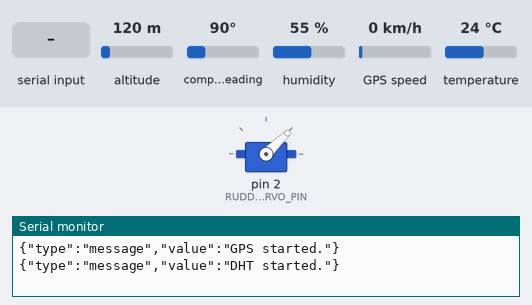
The program below on a simulated Arduino Nano, built with avr-gcc and run on an emulated ATmega328P. On the bench: servo, the last lines printed to the serial monitor. The test bench sets the inputs (shaded band); at power-on: altitude 120 m, compass heading 90°, humidity 55 %, GPS speed 0 km/h, temperature 24 °C. The GPS gets a fix after 3 s at 37.7749, -122.4194 with 8 satellites.

Above: at 0.2 s.
At 2.6 s:
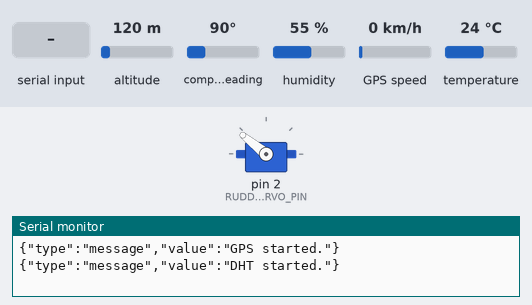
At 5.0 s:
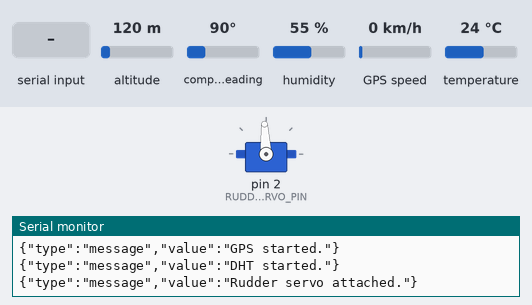
5.1 s: "rudder_absolute\n" received over Serial
Timing chart, 0 to 8.1 s (numbered marks = the images above; inputs shaded):
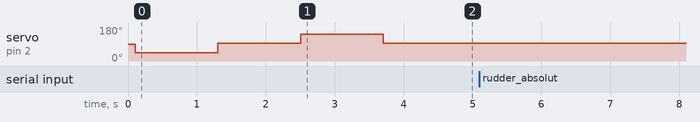

The program:

main.cpp
```cpp
#include <Arduino.h>
#include "ArduinoJson.h"
#include "DHT.h"
#include "ServoTimer2.h"
#include "AltSoftSerial.h"
#include "TinyGPS++.h"

#define DHTPIN 12
#define GPS_SERIAL_BAUD 9600
#define RUDDER_SERVO_PIN 2

#define DHTTYPE DHT11
#define RUDDER_RANGE_MIN -90L
#define RUDDER_RANGE_MAX 90L

#define SERIAL_BAUD 115200

DHT dht(DHTPIN, DHTTYPE);
ServoTimer2 rudderServo;
AltSoftSerial gpsSerial; // MUST receive on pin 8
TinyGPSPlus gps;

const long SERVO_MIN = 1000L;
const long SERVO_MAX = 2000L;

float lastTemp = NAN;
float lastHumidity = NAN;

void sendMessage(const char* type, const char* value) {
  const int kvCapacity = 512; // bytes
  StaticJsonDocument<kvCapacity> kvMessage;

  kvMessage["type"] = type;
  kvMessage["value"] = value;

  serializeJson(kvMessage, Serial);
  Serial.print('\n');
}

int scale(int valueIn, long baseMin, long baseMax, int limitMin, int limitMax) {
  return ((limitMax - limitMin) * (valueIn - baseMin) / (baseMax - baseMin)) + limitMin;
}

// ((2000 - 1000) * (0 - -90) / (90 - -90)) + 1000
// ((1000 * 90) / 180) + 1000

int rudderScale(const int degrees) {
  return scale(degrees, RUDDER_RANGE_MIN, RUDDER_RANGE_MAX, SERVO_MIN, SERVO_MAX);
}

int rotateRudder(int ms) {
  // Attach the servo
  rudderServo.attach(RUDDER_SERVO_PIN);
  delay(100);

  // Rotate the servo
  rudderServo.write(ms);

  delay(100);
  // Detach the servo to reduce jitter
  rudderServo.detach();
}

void rudderServoSelfTest() {
  rotateRudder(1000);
  delay(1000);
  rotateRudder(1500);
  delay(1000);
  rotateRudder(2000);
  delay(1000);
  rotateRudder(1500);
}

// Rudder servo ranges from 1000 to 2000, with 1500 being center
// We accept rudder values from -90 (hard to port) to 90 (hard to starboard)
void dispatchCommand(const char* type, const int value) {
  if (strcmp(type, "rudder_absolute") == 0) {
    // Write to servo
    int absoluteDegree = (int)value;
    int absoluteMs = rudderScale(absoluteDegree);
    rotateRudder(absoluteMs);

    sendMessage(type, absoluteDegree);
    return;
  }
}

void sendMessage(const char* type, const String value) {
  const int kvCapacity = 512; // bytes
  StaticJsonDocument<kvCapacity> kvMessage;

  kvMessage["type"] = type;
  kvMessage["value"] = value;

  serializeJson(kvMessage, Serial);
  Serial.print('\n');
}

void sendMessage(const char* type, const float value) {
  const int kvCapacity = 512; // bytes
  StaticJsonDocument<kvCapacity> kvMessage;

  kvMessage["type"] = type;
  kvMessage["value"] = value;

  serializeJson(kvMessage, Serial);
  Serial.print('\n');
}

void setup()
{
  Serial.begin(SERIAL_BAUD);

  gpsSerial.begin(GPS_SERIAL_BAUD);
  sendMessage("message", "GPS started.");

  dht.begin();
  sendMessage("message", "DHT started.");

  rudderServoSelfTest();
  sendMessage("message", "Rudder servo attached.");
}

void loop()
{
  if (Serial.available()) {
    const size_t capacity = 256;
    DynamicJsonDocument doc(capacity);
    DeserializationError err = deserializeJson(doc, Serial);

    if (!err) {
      dispatchCommand(doc["type"], doc["value"]);
    } else {
      sendMessage("error", err.c_str());

      // Flush all bytes in the "link" serial port buffer
      while (Serial.available() > 0)
        Serial.read();
    }
  }

  // Reading temperature or humidity takes about 250 milliseconds!
  // Sensor readings may also be up to 2 seconds 'old' (its a very slow sensor)
  float humidity = dht.readHumidity();
  // Read temperature as Celsius (the default)
  float temperature = dht.readTemperature();

  if (!isnan(temperature) && temperature != lastTemp) {
    lastTemp = temperature;
    sendMessage("temperature_celsius", lastTemp);
  }

  if (!isnan(humidity) && humidity != lastHumidity) {
    lastHumidity = humidity;
    sendMessage("humidity_rh", lastHumidity);
  }

  while (gpsSerial.available())
    gps.encode(gpsSerial.read());

  if (gps.satellites.isUpdated())
    sendMessage("gps_satellites", gps.satellites.value());


  if (gps.speed.isUpdated())
    sendMessage("gps_speed", gps.speed.knots());

  if (gps.course.isUpdated())
    sendMessage("gps_course", gps.course.deg());

  if (gps.hdop.isUpdated() && gps.satellites.value() > 0)
    sendMessage("gps_hdop", gps.hdop.value());

  if (gps.location.isUpdated()) {
    String latlng = "";
    latlng.concat(String(gps.location.lat(), 10));
    latlng.concat(",");
    latlng.concat(String(gps.location.lng(), 10));
    sendMessage("gps_location", latlng);
  } else if (gps.location.isValid()) {
    sendMessage("gps_location_age", gps.location.age());
  }

  delay(250);
}
```
